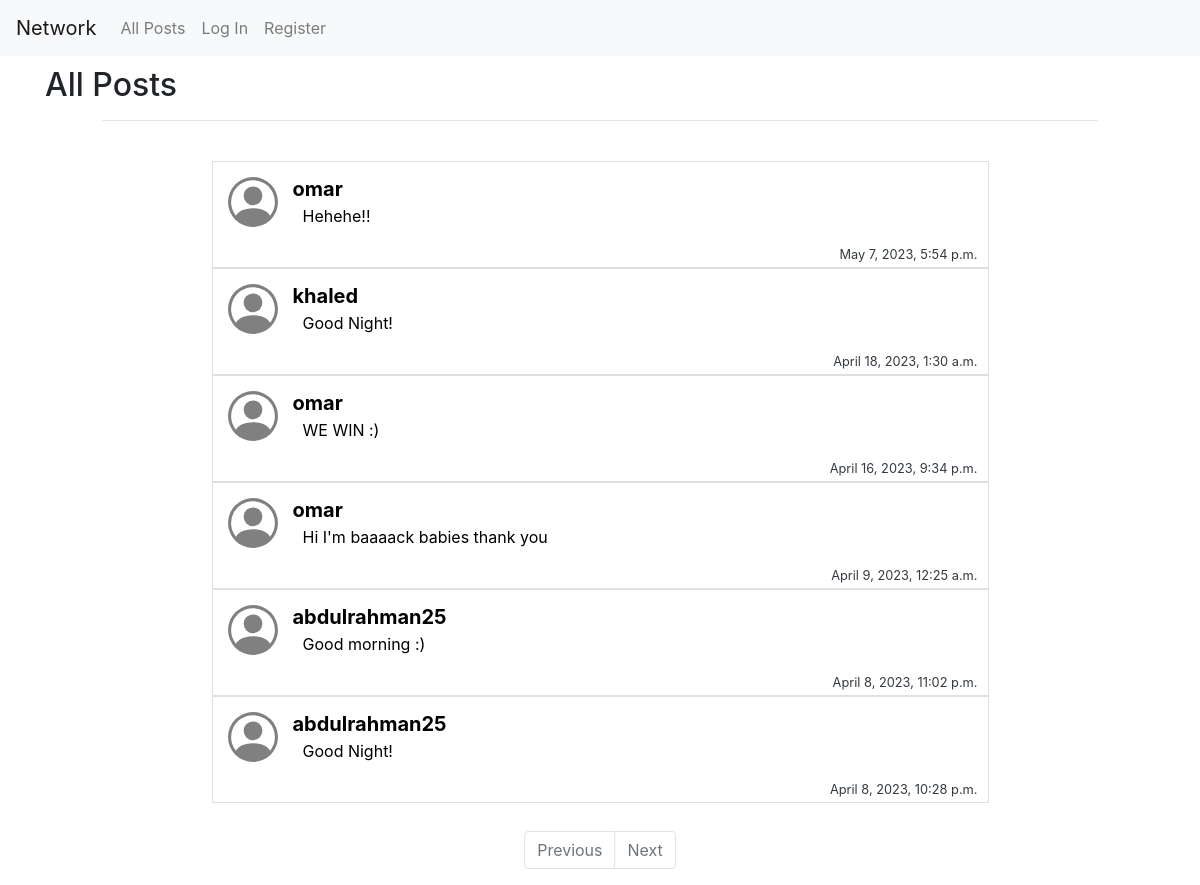
/, run on an earlier commit of the app's database.
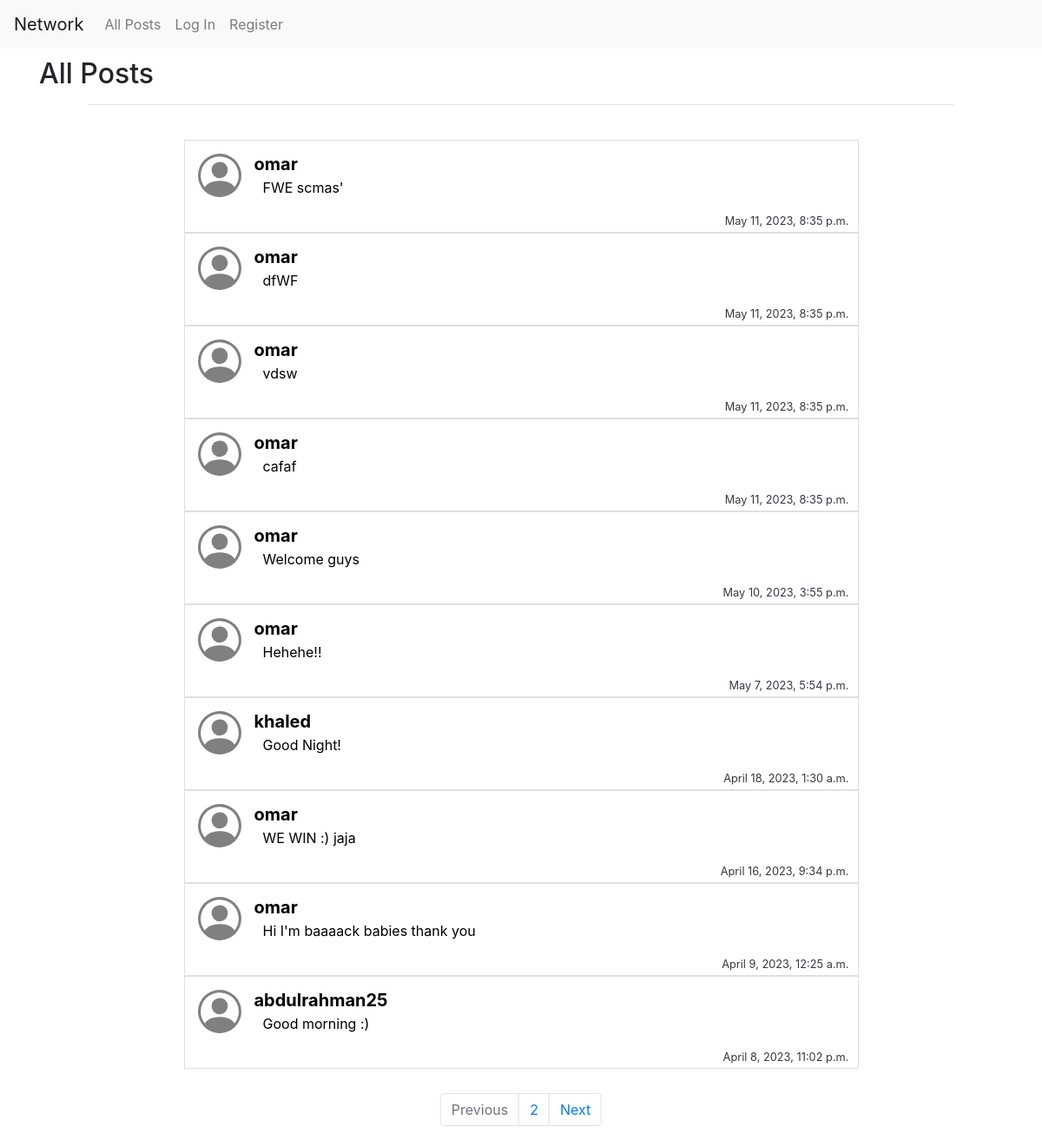
And on a later commit of the database.
### network/models.py (models this page shows, shortened)
class newPost(models.Model):
    text = models.TextField(null=True)
    date = models.DateTimeField(auto_now_add=True, null=True)
    user = models.ForeignKey(User, related_name="user_post", on_delete=models.CASCADE, null=True)

class User(AbstractUser):
    pass

### network/views.py (the view)
# urls.py: path("", views.index, name="index"),
def index(request):
    all_posts = newPost.objects.all().order_by('-date')
    user_likes = likePost.objects.filter(user=request.user.id).values_list("post", flat=True)
    likes = likePost.objects.all().values_list("post", flat=True)
    num_likes = {}
    for j in likes:
        if j in num_likes:
            num_likes[j] +=1
        else:
            num_likes[j] =1
    contact_list = newPost.objects.all().order_by('-date')
    paginator = Paginator(contact_list, 10) # Show 10 contacts per page.
    page_number = request.GET.get('page')
    page_obj = paginator.get_page(page_number)
    print(page_obj)
    return render(request, "network/index.html",{
        "posts": all_posts,
        "likes": user_likes,
        "num_likes": num_likes,
        "message": "All Posts",
        "page_obj": page_obj,
    })

### network/templates/network/index.html (shortened to what this page needs)
{% extends "network/layout.html" %}
{% load static %}
{% block body %}
<div class="container title">
    <h2>{{ message }}</h2>
</div>
<hr class="index-line"><br>
<div class="container all_posts" id="all_posts">
{% for contact in page_obj %}
    <div class="card post" style="max-width: 100%;" id="{{contact.id}}">
      <div class="posts-profile"></div>
      <div class="card-body text-dark">
        <h5 class="card-title username">
          {% if user.is_authenticated %}
            <a href="{% url 'profile' id=contact.user.id%}" class="link">@{{ contact.user }}</a>
          {% else %}
            {{ contact.user }}
          {% endif %}
        </h5>
        <p class="card-text text" id="edit-text">{{ contact.text }}</p>
        <p class="card-text date"><small class="text-body-secondary ">{{ contact.date }}</small></p>
      </div>
  </div>
{% endfor %}
<nav aria-label="Page navigation example" class="pages-bar">
  <ul class="pagination">
    {% if not page_obj.has_previous %}
    <li class="page-item disabled">
      <a class="page-link" href="#" tabindex="-1" aria-disabled="true">Previous</a>
    </li>
    {% endif %}
    {% for i in page_obj.paginator.page_range %}
    {% if i != page_obj.number %}
    <li class="page-item"><a class="page-link" href="?page={{ i }}">{{ i }}</a></li>
    {% endif %}
    {% endfor %}
    {% if not page_obj.has_next %}
    <li class="page-item disabled">
      <a class="page-link" href="#" tabindex="-1" aria-disabled="true">Next</a>
    </li>
    {% endif %}
    {% if page_obj.has_next %}
    <li class="page-item"><a class="page-link" href="?page={{ page_obj.next_page_number }}">Next</a></li>
    {% endif %}
  </ul>
</nav><br>
</div>
{% endblock %}

What changed in the data, as far as the page shows it:
no longer on this page (row unchanged): newPost: {{ contact.id }} 1 (drawn), user "abdulrahman25", text "Good Night!", date "April 8, 2023, 10:28 p.m."
added newPost: user "omar", text "FWE scmas'", date "May 11, 2023, 8:35 p.m."
added newPost: {{ contact.id }} 10 (drawn), user "omar", text "dfWF", date "May 11, 2023, 8:35 p.m."
added newPost: user "omar", text "vdsw", date "May 11, 2023, 8:35 p.m."
added newPost: user "omar", text "cafaf", date "May 11, 2023, 8:35 p.m."
added newPost: user "omar", text "Welcome guys", date "May 10, 2023, 3:55 p.m."
changed newPost: text "WE WIN :)" → "WE WIN :) jaja"
Also different on the page:
new list line: "2"
